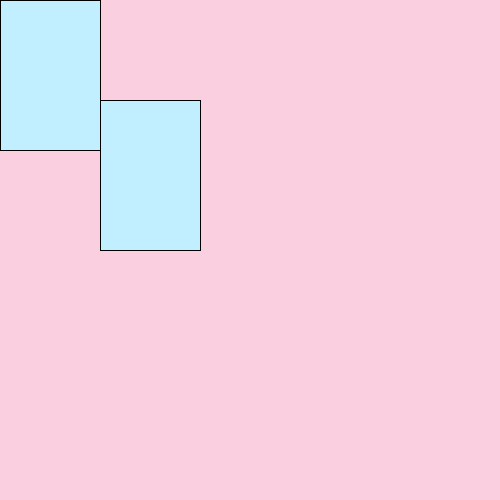
Frame 1 (no input)
Frame 60 (the mouse pressed at the canvas centre just before this capture): identical to frame 1, image omitted
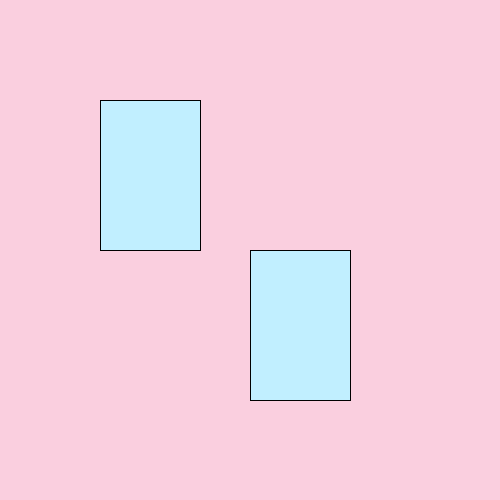
Frame 120 (the mouse held since frame 60 and released just before this capture)

The Processing sketch that drew these frames (run headless with seeded random() and noise(); from frame 60 on, the mouse is pressed at the canvas centre):

// Processing sketch: week01_3
// ── week01_3.pde
void setup(){
    size(500,500);
}
void draw(){
    background(#FACFDF);
    fill(#C1EFFF);
    rect(100,100,100,150);
    rect(mouseX,mouseY,100,150);
}    
